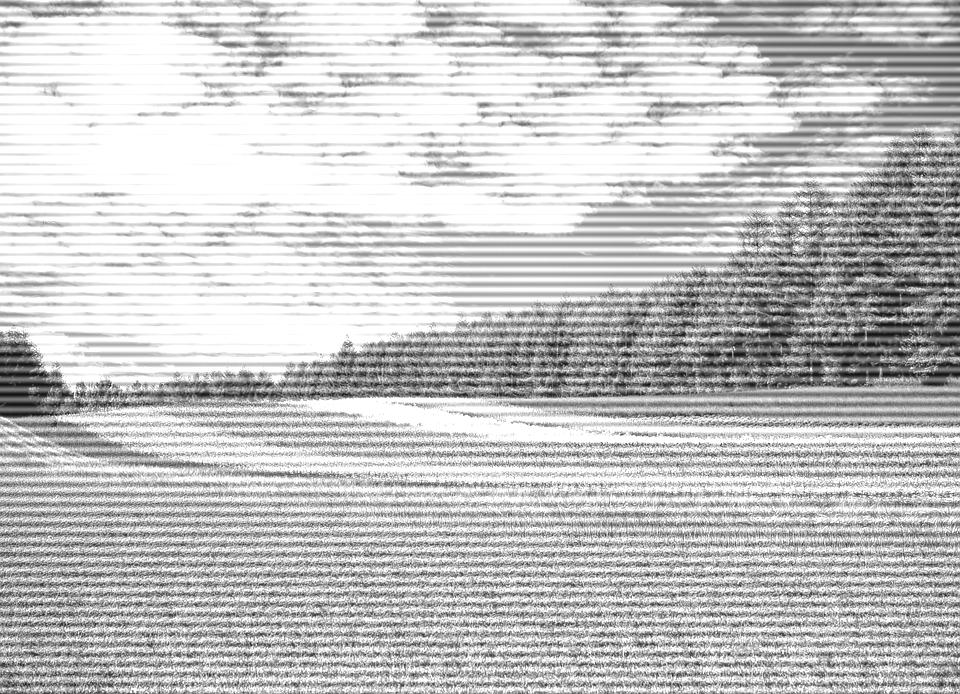
#> input picture ImageProcessing/assign4/Noisy_flower1_horizontal.jpg, 960 x 694 px, found by its file name
$ python q3.py
#> lines starting #> are read from the running program, lines starting #| are printed output that depends on the picture
import numpy as np
import matplotlib.pyplot as plt
from skimage.io import imread

LOWPASS = 0
HIGHPASS = 1
def notch_reject_filter(img_path, radius, params_array:list[tuple]):
#> called with radius = 30
    img = imread(img_path)
#> img is the input picture: shape (694, 960); min 4, max 255, mean 196
    radius_sqr = pow(radius, 2)
    height, width= img.shape[0], img.shape[1]
#> height = 694; width = 960
    fig, ax = plt.subplots(1,4,figsize=(17,7), dpi=100)
    img_fourier = np.fft.fftshift(np.fft.fft2(img))
    ax[1].imshow(np.log(abs(img_fourier)), cmap="gray")
    ax[1].set_title('Fourier', fontsize = 15)
    for u0, v0 in params_array:
        for u in range(height):
            for v in range(width):
                d1 = pow(u-(height/2)-u0, 2) + pow(v-(width/2)-v0, 2)
                d2 = pow(u-(height/2)+u0, 2) + pow(v-(width/2)+v0, 2)
                if d1 <= radius_sqr or d2 <= radius_sqr:
                    h = 0
                else:
                    h = 1
                img_fourier[u, v] *= h

    final_image = abs(np.fft.ifft2(img_fourier))
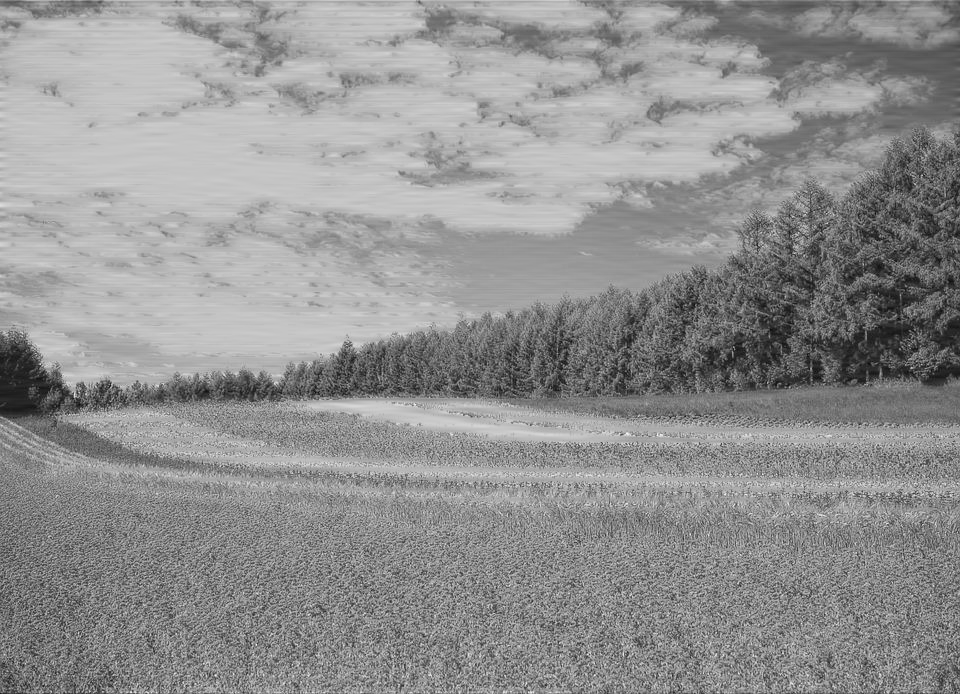
#> final_image: shape (694, 960) float64; min 30.01, max 321.1, mean 196; drawn with min black and max white
    # matpotlib Figure
    title = f'Notch Reject radius:{radius}\nu0,v0 = {params_array}'
    fig.suptitle(title, fontsize=16)
    ax[0].imshow(img, cmap="gray")
    ax[0].set_title('Original Image', fontsize=15)
    # avoid log(0)
    img_fourier_log = np.ma.log(abs(img_fourier))
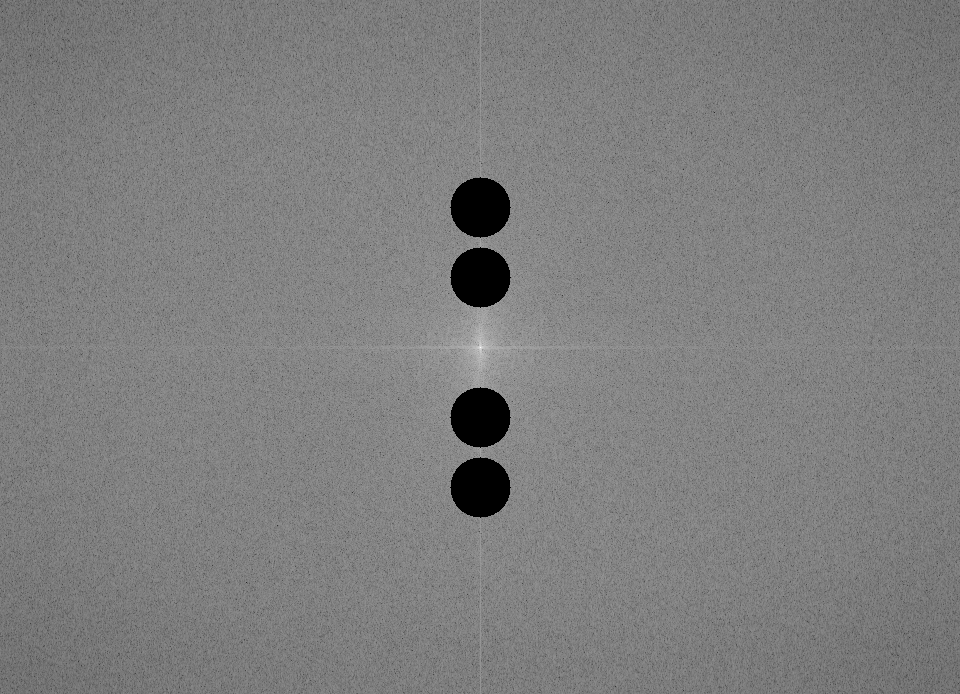
#> img_fourier_log: shape (694, 960) float64; min 0, max 18.69, mean 9.24; drawn with min black and max white
    img_fourier_log = img_fourier_log.filled(img_fourier_log.min())
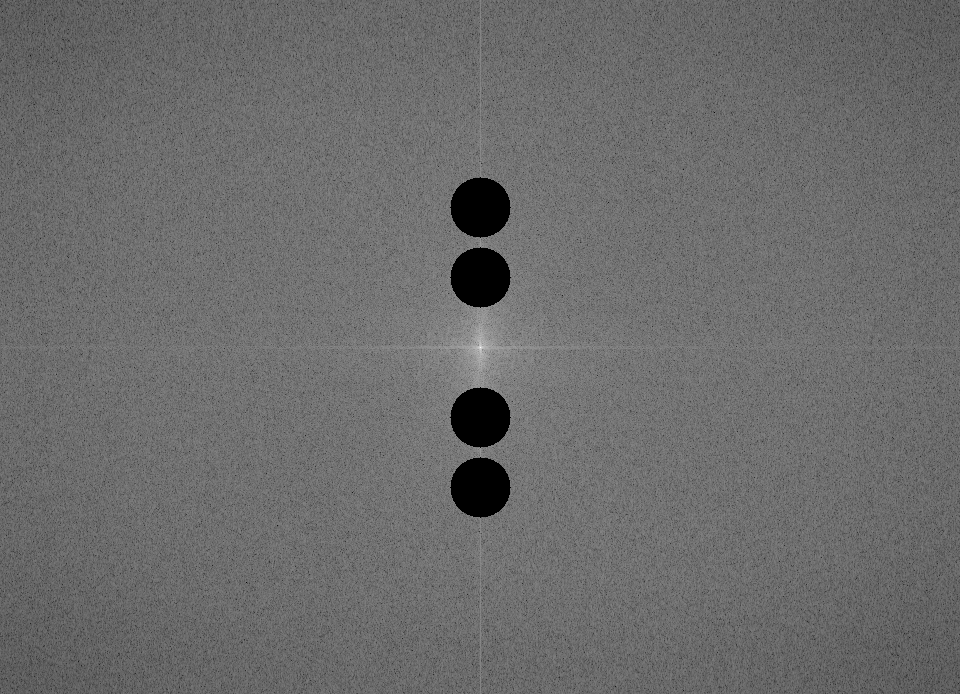
#> img_fourier_log: shape (694, 960) float64; min 2.4, max 18.69, mean 9.29; drawn with min black and max white
    ax[2].imshow(img_fourier_log, cmap="gray")
    ax[2].set_title('Masked Fourier', fontsize=15)
    ax[3].imshow(final_image, cmap="gray")
    ax[3].set_title('Transformed Image', fontsize = 15)
    file_name = img_path.strip(".jpg").split()[-1]
    plt.savefig(f'{file_name}_notchReject_{radius}')
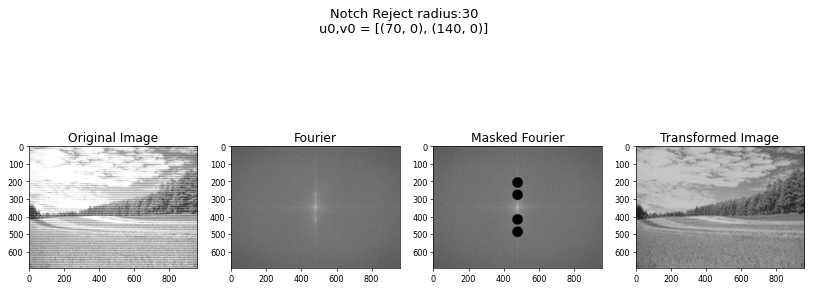
#> figure drawn by matplotlib, 4 panels
    plt.show()
# MAIN
if __name__ == '__main__':
    notch_reject_filter("ImageProcessing/assign4/Noisy_flower1_horizontal.jpg", 30, [(70, 0), (140, 0)])
